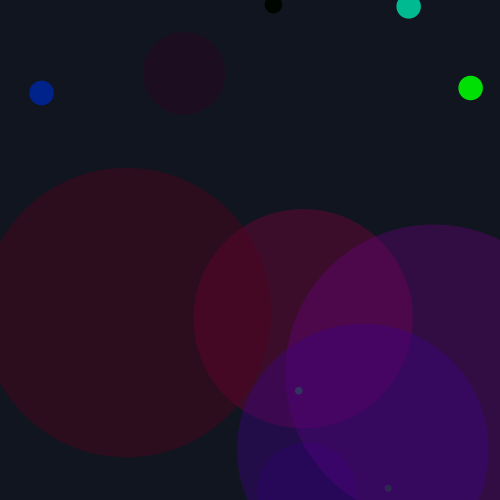
Frame 1 (no input)
Frame 60 (the mouse pressed at the canvas centre just before this capture): identical to frame 1, image omitted
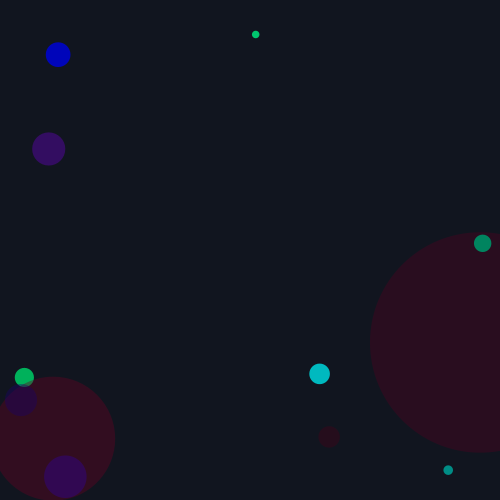
Frame 120 (the mouse held since frame 60 and released just before this capture)

The Processing sketch that drew these frames (run headless with seeded random() and noise(); from frame 60 on, the mouse is pressed at the canvas centre):

// Processing sketch: processing_28204
// ── processing_28204.pde

  
  
  void setup() {
    size(500,500);
    smooth();
    ellipseMode(CENTER);
  
  }
  
  void draw () {
  background (#11151F);
  randomSeed(mouseX);
  
  
  //Variablen
  int kreis1 =4;
  int kreis2 = 9;
  
  //Schleifen
    for(int j = 1; j<kreis1; j++) {
    for(int i = 7; i<kreis2; i++) {
  
  //Form      
        kreis2 (width/kreis1*j,height/kreis1*i,random(300),random(150),random(0),random(255));
        kreis1 (width/kreis2*i,height/kreis2*i,random(25),random(0),random(255),random(255));
        
        }
      }
    }
  
  
  
  //Funktion
    void kreis1(float x, float y,float r,float rot, float gruen, float blau) {
     fill(rot,gruen,blau);
     noStroke();
     ellipse (random(0,500),random(0,500),r,r);
     
     
    }


    void kreis2(float x, float y,float r,float rot, float gruen, float blau) {
     fill(rot,gruen,blau,100);
     noStroke();
     ellipse (random(0,500),random(0,500),r,r);
  
 
    }
